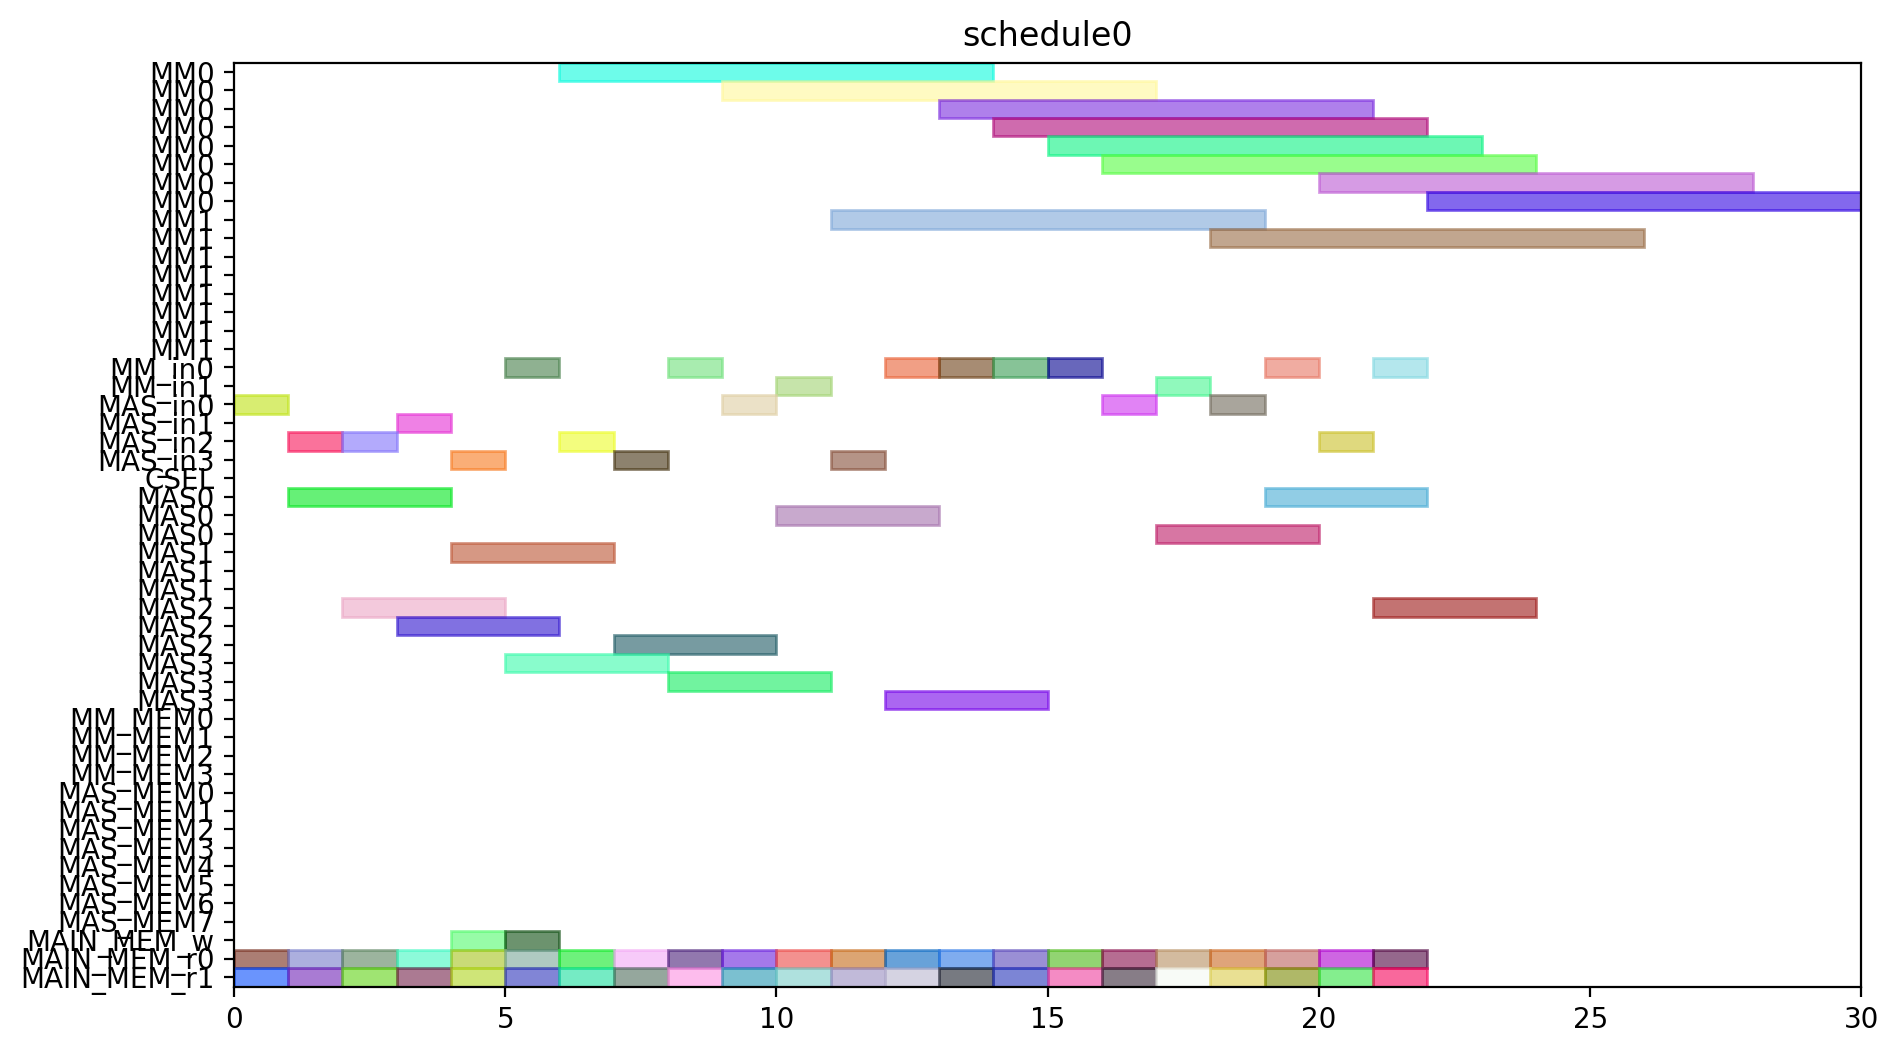

Source code (Python):
from pyschedule import Scenario, solvers, plotters, alt


def solve():
	horizon = 120
	S = Scenario("schedule0", horizon=horizon)

	# resource
	MM = S.Resources('MM', num=2, size=8)
	MM_in = S.Resources('MM_in', num=2)
	MAS_in = S.Resources('MAS_in', num=4)
	CSEL = S.Resource('CSEL')
	MAS = S.Resources('MAS', num=4, size=3, periods=range(1, horizon))
	MM_MEM = S.Resources('MM_MEM', num=4)
	MAS_MEM = S.Resources('MAS_MEM', num=8)
	MAIN_MEM_w = S.Resource('MAIN_MEM_w', size=1)
	MAIN_MEM_r = S.Resources('MAIN_MEM_r', num=2)

	# result of previous scheduling

	# new tasks
	c10_t0 = S.Task('c10_t0', length=8, delay_cost=1)
	c10_t0 += alt(MM)
	c10_t0_in = S.Task('c10_t0_in', length=1, delay_cost=1)
	c10_t0_in += alt(MM_in)
	S += c10_t0_in*MM_in[0]<=c10_t0*MM[0]
	S += c10_t0_in*MM_in[1]<=c10_t0*MM[1]
	c10_t0_mem0 = S.Task('c10_t0_mem0', length=1, delay_cost=1)
	c10_t0_mem0 += MAIN_MEM_r[0]
	S += c10_t0_mem0 <= c10_t0

	c10_t0_mem1 = S.Task('c10_t0_mem1', length=1, delay_cost=1)
	c10_t0_mem1 += MAIN_MEM_r[1]
	S += c10_t0_mem1 <= c10_t0

	c10_t1 = S.Task('c10_t1', length=8, delay_cost=1)
	c10_t1 += alt(MM)
	c10_t1_in = S.Task('c10_t1_in', length=1, delay_cost=1)
	c10_t1_in += alt(MM_in)
	S += c10_t1_in*MM_in[0]<=c10_t1*MM[0]
	S += c10_t1_in*MM_in[1]<=c10_t1*MM[1]
	c10_t1_mem0 = S.Task('c10_t1_mem0', length=1, delay_cost=1)
	c10_t1_mem0 += MAIN_MEM_r[0]
	S += c10_t1_mem0 <= c10_t1

	c10_t1_mem1 = S.Task('c10_t1_mem1', length=1, delay_cost=1)
	c10_t1_mem1 += MAIN_MEM_r[1]
	S += c10_t1_mem1 <= c10_t1

	c10_t2 = S.Task('c10_t2', length=3, delay_cost=1)
	c10_t2 += alt(MAS)
	c10_t2_in = S.Task('c10_t2_in', length=1, delay_cost=1)
	c10_t2_in += alt(MAS_in)
	S += c10_t2_in*MAS_in[0]<=c10_t2*MAS[0]

	S += c10_t2_in*MAS_in[1]<=c10_t2*MAS[1]

	S += c10_t2_in*MAS_in[2]<=c10_t2*MAS[2]

	S += c10_t2_in*MAS_in[3]<=c10_t2*MAS[3]

	c10_t2_mem0 = S.Task('c10_t2_mem0', length=1, delay_cost=1)
	c10_t2_mem0 += MAIN_MEM_r[0]
	S += c10_t2_mem0 <= c10_t2

	c10_t2_mem1 = S.Task('c10_t2_mem1', length=1, delay_cost=1)
	c10_t2_mem1 += MAIN_MEM_r[1]
	S += c10_t2_mem1 <= c10_t2

	c10_t3 = S.Task('c10_t3', length=3, delay_cost=1)
	c10_t3 += alt(MAS)
	c10_t3_in = S.Task('c10_t3_in', length=1, delay_cost=1)
	c10_t3_in += alt(MAS_in)
	S += c10_t3_in*MAS_in[0]<=c10_t3*MAS[0]

	S += c10_t3_in*MAS_in[1]<=c10_t3*MAS[1]

	S += c10_t3_in*MAS_in[2]<=c10_t3*MAS[2]

	S += c10_t3_in*MAS_in[3]<=c10_t3*MAS[3]

	c10_t3_mem0 = S.Task('c10_t3_mem0', length=1, delay_cost=1)
	c10_t3_mem0 += MAIN_MEM_r[0]
	S += c10_t3_mem0 <= c10_t3

	c10_t3_mem1 = S.Task('c10_t3_mem1', length=1, delay_cost=1)
	c10_t3_mem1 += MAIN_MEM_r[1]
	S += c10_t3_mem1 <= c10_t3

	c20_t0 = S.Task('c20_t0', length=8, delay_cost=1)
	c20_t0 += alt(MM)
	c20_t0_in = S.Task('c20_t0_in', length=1, delay_cost=1)
	c20_t0_in += alt(MM_in)
	S += c20_t0_in*MM_in[0]<=c20_t0*MM[0]
	S += c20_t0_in*MM_in[1]<=c20_t0*MM[1]
	c20_t0_mem0 = S.Task('c20_t0_mem0', length=1, delay_cost=1)
	c20_t0_mem0 += MAIN_MEM_r[0]
	S += c20_t0_mem0 <= c20_t0

	c20_t0_mem1 = S.Task('c20_t0_mem1', length=1, delay_cost=1)
	c20_t0_mem1 += MAIN_MEM_r[1]
	S += c20_t0_mem1 <= c20_t0

	c20_t1 = S.Task('c20_t1', length=8, delay_cost=1)
	c20_t1 += alt(MM)
	c20_t1_in = S.Task('c20_t1_in', length=1, delay_cost=1)
	c20_t1_in += alt(MM_in)
	S += c20_t1_in*MM_in[0]<=c20_t1*MM[0]
	S += c20_t1_in*MM_in[1]<=c20_t1*MM[1]
	c20_t1_mem0 = S.Task('c20_t1_mem0', length=1, delay_cost=1)
	c20_t1_mem0 += MAIN_MEM_r[0]
	S += c20_t1_mem0 <= c20_t1

	c20_t1_mem1 = S.Task('c20_t1_mem1', length=1, delay_cost=1)
	c20_t1_mem1 += MAIN_MEM_r[1]
	S += c20_t1_mem1 <= c20_t1

	c20_t2 = S.Task('c20_t2', length=3, delay_cost=1)
	c20_t2 += alt(MAS)
	c20_t2_in = S.Task('c20_t2_in', length=1, delay_cost=1)
	c20_t2_in += alt(MAS_in)
	S += c20_t2_in*MAS_in[0]<=c20_t2*MAS[0]

	S += c20_t2_in*MAS_in[1]<=c20_t2*MAS[1]

	S += c20_t2_in*MAS_in[2]<=c20_t2*MAS[2]

	S += c20_t2_in*MAS_in[3]<=c20_t2*MAS[3]

	c20_t2_mem0 = S.Task('c20_t2_mem0', length=1, delay_cost=1)
	c20_t2_mem0 += MAIN_MEM_r[0]
	S += c20_t2_mem0 <= c20_t2

	c20_t2_mem1 = S.Task('c20_t2_mem1', length=1, delay_cost=1)
	c20_t2_mem1 += MAIN_MEM_r[1]
	S += c20_t2_mem1 <= c20_t2

	c20_t3 = S.Task('c20_t3', length=3, delay_cost=1)
	c20_t3 += alt(MAS)
	c20_t3_in = S.Task('c20_t3_in', length=1, delay_cost=1)
	c20_t3_in += alt(MAS_in)
	S += c20_t3_in*MAS_in[0]<=c20_t3*MAS[0]

	S += c20_t3_in*MAS_in[1]<=c20_t3*MAS[1]

	S += c20_t3_in*MAS_in[2]<=c20_t3*MAS[2]

	S += c20_t3_in*MAS_in[3]<=c20_t3*MAS[3]

	c20_t3_mem0 = S.Task('c20_t3_mem0', length=1, delay_cost=1)
	c20_t3_mem0 += MAIN_MEM_r[0]
	S += c20_t3_mem0 <= c20_t3

	c20_t3_mem1 = S.Task('c20_t3_mem1', length=1, delay_cost=1)
	c20_t3_mem1 += MAIN_MEM_r[1]
	S += c20_t3_mem1 <= c20_t3

	c01_t0 = S.Task('c01_t0', length=8, delay_cost=1)
	c01_t0 += alt(MM)
	c01_t0_in = S.Task('c01_t0_in', length=1, delay_cost=1)
	c01_t0_in += alt(MM_in)
	S += c01_t0_in*MM_in[0]<=c01_t0*MM[0]
	S += c01_t0_in*MM_in[1]<=c01_t0*MM[1]
	c01_t0_mem0 = S.Task('c01_t0_mem0', length=1, delay_cost=1)
	c01_t0_mem0 += MAIN_MEM_r[0]
	S += c01_t0_mem0 <= c01_t0

	c01_t0_mem1 = S.Task('c01_t0_mem1', length=1, delay_cost=1)
	c01_t0_mem1 += MAIN_MEM_r[1]
	S += c01_t0_mem1 <= c01_t0

	c01_t1 = S.Task('c01_t1', length=8, delay_cost=1)
	c01_t1 += alt(MM)
	c01_t1_in = S.Task('c01_t1_in', length=1, delay_cost=1)
	c01_t1_in += alt(MM_in)
	S += c01_t1_in*MM_in[0]<=c01_t1*MM[0]
	S += c01_t1_in*MM_in[1]<=c01_t1*MM[1]
	c01_t1_mem0 = S.Task('c01_t1_mem0', length=1, delay_cost=1)
	c01_t1_mem0 += MAIN_MEM_r[0]
	S += c01_t1_mem0 <= c01_t1

	c01_t1_mem1 = S.Task('c01_t1_mem1', length=1, delay_cost=1)
	c01_t1_mem1 += MAIN_MEM_r[1]
	S += c01_t1_mem1 <= c01_t1

	c01_t2 = S.Task('c01_t2', length=3, delay_cost=1)
	c01_t2 += alt(MAS)
	c01_t2_in = S.Task('c01_t2_in', length=1, delay_cost=1)
	c01_t2_in += alt(MAS_in)
	S += c01_t2_in*MAS_in[0]<=c01_t2*MAS[0]

	S += c01_t2_in*MAS_in[1]<=c01_t2*MAS[1]

	S += c01_t2_in*MAS_in[2]<=c01_t2*MAS[2]

	S += c01_t2_in*MAS_in[3]<=c01_t2*MAS[3]

	c01_t2_mem0 = S.Task('c01_t2_mem0', length=1, delay_cost=1)
	c01_t2_mem0 += MAIN_MEM_r[0]
	S += c01_t2_mem0 <= c01_t2

	c01_t2_mem1 = S.Task('c01_t2_mem1', length=1, delay_cost=1)
	c01_t2_mem1 += MAIN_MEM_r[1]
	S += c01_t2_mem1 <= c01_t2

	c01_t3 = S.Task('c01_t3', length=3, delay_cost=1)
	c01_t3 += alt(MAS)
	c01_t3_in = S.Task('c01_t3_in', length=1, delay_cost=1)
	c01_t3_in += alt(MAS_in)
	S += c01_t3_in*MAS_in[0]<=c01_t3*MAS[0]

	S += c01_t3_in*MAS_in[1]<=c01_t3*MAS[1]

	S += c01_t3_in*MAS_in[2]<=c01_t3*MAS[2]

	S += c01_t3_in*MAS_in[3]<=c01_t3*MAS[3]

	c01_t3_mem0 = S.Task('c01_t3_mem0', length=1, delay_cost=1)
	c01_t3_mem0 += MAIN_MEM_r[0]
	S += c01_t3_mem0 <= c01_t3

	c01_t3_mem1 = S.Task('c01_t3_mem1', length=1, delay_cost=1)
	c01_t3_mem1 += MAIN_MEM_r[1]
	S += c01_t3_mem1 <= c01_t3

	c11_t0 = S.Task('c11_t0', length=8, delay_cost=1)
	c11_t0 += alt(MM)
	c11_t0_in = S.Task('c11_t0_in', length=1, delay_cost=1)
	c11_t0_in += alt(MM_in)
	S += c11_t0_in*MM_in[0]<=c11_t0*MM[0]
	S += c11_t0_in*MM_in[1]<=c11_t0*MM[1]
	c11_t0_mem0 = S.Task('c11_t0_mem0', length=1, delay_cost=1)
	c11_t0_mem0 += MAIN_MEM_r[0]
	S += c11_t0_mem0 <= c11_t0

	c11_t0_mem1 = S.Task('c11_t0_mem1', length=1, delay_cost=1)
	c11_t0_mem1 += MAIN_MEM_r[1]
	S += c11_t0_mem1 <= c11_t0

	c11_t1 = S.Task('c11_t1', length=8, delay_cost=1)
	c11_t1 += alt(MM)
	c11_t1_in = S.Task('c11_t1_in', length=1, delay_cost=1)
	c11_t1_in += alt(MM_in)
	S += c11_t1_in*MM_in[0]<=c11_t1*MM[0]
	S += c11_t1_in*MM_in[1]<=c11_t1*MM[1]
	c11_t1_mem0 = S.Task('c11_t1_mem0', length=1, delay_cost=1)
	c11_t1_mem0 += MAIN_MEM_r[0]
	S += c11_t1_mem0 <= c11_t1

	c11_t1_mem1 = S.Task('c11_t1_mem1', length=1, delay_cost=1)
	c11_t1_mem1 += MAIN_MEM_r[1]
	S += c11_t1_mem1 <= c11_t1

	c11_t2 = S.Task('c11_t2', length=3, delay_cost=1)
	c11_t2 += alt(MAS)
	c11_t2_in = S.Task('c11_t2_in', length=1, delay_cost=1)
	c11_t2_in += alt(MAS_in)
	S += c11_t2_in*MAS_in[0]<=c11_t2*MAS[0]

	S += c11_t2_in*MAS_in[1]<=c11_t2*MAS[1]

	S += c11_t2_in*MAS_in[2]<=c11_t2*MAS[2]

	S += c11_t2_in*MAS_in[3]<=c11_t2*MAS[3]

	c11_t2_mem0 = S.Task('c11_t2_mem0', length=1, delay_cost=1)
	c11_t2_mem0 += MAIN_MEM_r[0]
	S += c11_t2_mem0 <= c11_t2

	c11_t2_mem1 = S.Task('c11_t2_mem1', length=1, delay_cost=1)
	c11_t2_mem1 += MAIN_MEM_r[1]
	S += c11_t2_mem1 <= c11_t2

	c11_t3 = S.Task('c11_t3', length=3, delay_cost=1)
	c11_t3 += alt(MAS)
	c11_t3_in = S.Task('c11_t3_in', length=1, delay_cost=1)
	c11_t3_in += alt(MAS_in)
	S += c11_t3_in*MAS_in[0]<=c11_t3*MAS[0]

	S += c11_t3_in*MAS_in[1]<=c11_t3*MAS[1]

	S += c11_t3_in*MAS_in[2]<=c11_t3*MAS[2]

	S += c11_t3_in*MAS_in[3]<=c11_t3*MAS[3]

	c11_t3_mem0 = S.Task('c11_t3_mem0', length=1, delay_cost=1)
	c11_t3_mem0 += MAIN_MEM_r[0]
	S += c11_t3_mem0 <= c11_t3

	c11_t3_mem1 = S.Task('c11_t3_mem1', length=1, delay_cost=1)
	c11_t3_mem1 += MAIN_MEM_r[1]
	S += c11_t3_mem1 <= c11_t3

	c21_t0 = S.Task('c21_t0', length=8, delay_cost=1)
	c21_t0 += alt(MM)
	c21_t0_in = S.Task('c21_t0_in', length=1, delay_cost=1)
	c21_t0_in += alt(MM_in)
	S += c21_t0_in*MM_in[0]<=c21_t0*MM[0]
	S += c21_t0_in*MM_in[1]<=c21_t0*MM[1]
	c21_t0_mem0 = S.Task('c21_t0_mem0', length=1, delay_cost=1)
	c21_t0_mem0 += MAIN_MEM_r[0]
	S += c21_t0_mem0 <= c21_t0

	c21_t0_mem1 = S.Task('c21_t0_mem1', length=1, delay_cost=1)
	c21_t0_mem1 += MAIN_MEM_r[1]
	S += c21_t0_mem1 <= c21_t0

	c21_t1 = S.Task('c21_t1', length=8, delay_cost=1)
	c21_t1 += alt(MM)
	c21_t1_in = S.Task('c21_t1_in', length=1, delay_cost=1)
	c21_t1_in += alt(MM_in)
	S += c21_t1_in*MM_in[0]<=c21_t1*MM[0]
	S += c21_t1_in*MM_in[1]<=c21_t1*MM[1]
	c21_t1_mem0 = S.Task('c21_t1_mem0', length=1, delay_cost=1)
	c21_t1_mem0 += MAIN_MEM_r[0]
	S += c21_t1_mem0 <= c21_t1

	c21_t1_mem1 = S.Task('c21_t1_mem1', length=1, delay_cost=1)
	c21_t1_mem1 += MAIN_MEM_r[1]
	S += c21_t1_mem1 <= c21_t1

	c21_t2 = S.Task('c21_t2', length=3, delay_cost=1)
	c21_t2 += alt(MAS)
	c21_t2_in = S.Task('c21_t2_in', length=1, delay_cost=1)
	c21_t2_in += alt(MAS_in)
	S += c21_t2_in*MAS_in[0]<=c21_t2*MAS[0]

	S += c21_t2_in*MAS_in[1]<=c21_t2*MAS[1]

	S += c21_t2_in*MAS_in[2]<=c21_t2*MAS[2]

	S += c21_t2_in*MAS_in[3]<=c21_t2*MAS[3]

	c21_t2_mem0 = S.Task('c21_t2_mem0', length=1, delay_cost=1)
	c21_t2_mem0 += MAIN_MEM_r[0]
	S += c21_t2_mem0 <= c21_t2

	c21_t2_mem1 = S.Task('c21_t2_mem1', length=1, delay_cost=1)
	c21_t2_mem1 += MAIN_MEM_r[1]
	S += c21_t2_mem1 <= c21_t2

	c21_t3 = S.Task('c21_t3', length=3, delay_cost=1)
	c21_t3 += alt(MAS)
	c21_t3_in = S.Task('c21_t3_in', length=1, delay_cost=1)
	c21_t3_in += alt(MAS_in)
	S += c21_t3_in*MAS_in[0]<=c21_t3*MAS[0]

	S += c21_t3_in*MAS_in[1]<=c21_t3*MAS[1]

	S += c21_t3_in*MAS_in[2]<=c21_t3*MAS[2]

	S += c21_t3_in*MAS_in[3]<=c21_t3*MAS[3]

	c21_t3_mem0 = S.Task('c21_t3_mem0', length=1, delay_cost=1)
	c21_t3_mem0 += MAIN_MEM_r[0]
	S += c21_t3_mem0 <= c21_t3

	c21_t3_mem1 = S.Task('c21_t3_mem1', length=1, delay_cost=1)
	c21_t3_mem1 += MAIN_MEM_r[1]
	S += c21_t3_mem1 <= c21_t3

	c000 = S.Task('c000', length=3, delay_cost=1)
	c000 += alt(MAS)
	c000_in = S.Task('c000_in', length=1, delay_cost=1)
	c000_in += alt(MAS_in)
	S += c000_in*MAS_in[0]<=c000*MAS[0]

	S += c000_in*MAS_in[1]<=c000*MAS[1]

	S += c000_in*MAS_in[2]<=c000*MAS[2]

	S += c000_in*MAS_in[3]<=c000*MAS[3]

	S += 0<c000

	c000_w = S.Task('c000_w', length=1, delay_cost=1)
	c000_w += alt(MAIN_MEM_w)
	S += c000 <= c000_w

	c000_mem0 = S.Task('c000_mem0', length=1, delay_cost=1)
	c000_mem0 += MAIN_MEM_r[0]
	S += c000_mem0 <= c000

	c000_mem1 = S.Task('c000_mem1', length=1, delay_cost=1)
	c000_mem1 += MAIN_MEM_r[1]
	S += c000_mem1 <= c000

	c001 = S.Task('c001', length=3, delay_cost=1)
	c001 += alt(MAS)
	c001_in = S.Task('c001_in', length=1, delay_cost=1)
	c001_in += alt(MAS_in)
	S += c001_in*MAS_in[0]<=c001*MAS[0]

	S += c001_in*MAS_in[1]<=c001*MAS[1]

	S += c001_in*MAS_in[2]<=c001*MAS[2]

	S += c001_in*MAS_in[3]<=c001*MAS[3]

	S += 0<c001

	c001_w = S.Task('c001_w', length=1, delay_cost=1)
	c001_w += alt(MAIN_MEM_w)
	S += c001 <= c001_w

	c001_mem0 = S.Task('c001_mem0', length=1, delay_cost=1)
	c001_mem0 += MAIN_MEM_r[0]
	S += c001_mem0 <= c001

	c001_mem1 = S.Task('c001_mem1', length=1, delay_cost=1)
	c001_mem1 += MAIN_MEM_r[1]
	S += c001_mem1 <= c001

	solvers.mip.solve(S,msg=1,kind='CPLEX',ratio_gap=1.01)

	solution = [['hoge']*len(S.solution()[1]) for i in range(len(S.solution()))]
	for i in range(len(S.solution())):
		for j in range(len(S.solution()[i])):
			solution[i][j]=str(S.solution()[i][j])
	print(solution)

	cycles = int(solution[-1][3])

	pic_file_name = "/mnt/rose/usr1/fukuda/ABE/multiRAM_multiMAS_16mux/scheduling_result/stage8MM2_stage3MAS4/FROB/schedule0.png"
	if(S.solution() != []):
		plotters.matplotlib.plot(S,img_filename=pic_file_name, show_task_labels=False, fig_size=(cycles*0.25+3, 6))

	return solution
